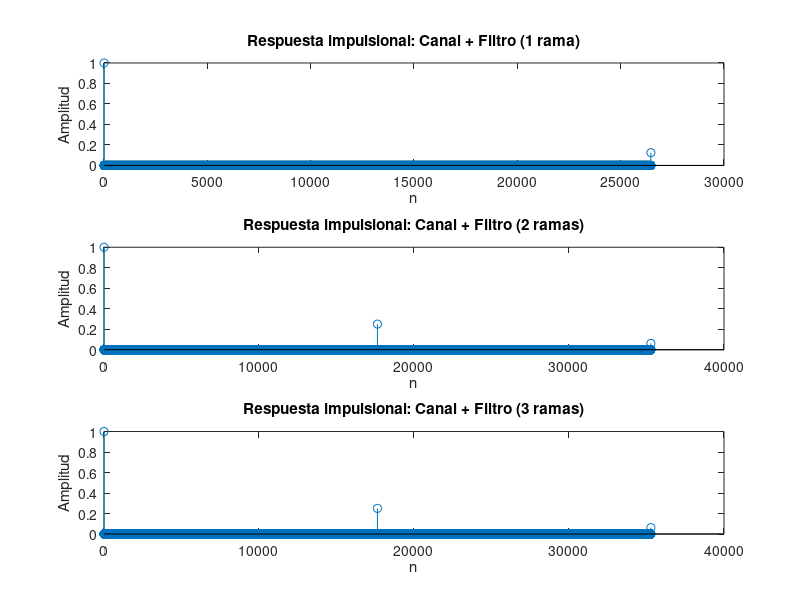

The MATLAB source for this figure:
clear all;
close all;
clc;
addpath('../funciones')

% Definimos la respuesta impulsional del canal
n0 = 0;    % Primer retardo (en n=0)
alpha1 = -0.5;  % Coeficiente en n=8820
n1 = 8820;  % Segundo retardo
alpha2 = 0.25;  % Coeficiente en n=17640
n2 = 17640;  % Tercer retardo

% Canal con los tres impulsos definidos
hc = [1 zeros(1, n1-1) alpha1 zeros(1, n2-n1-1) alpha2];

% Filtro con 1 rama de retardo (para cancelar el retardo en n=0)
hf_1 = [1 zeros(1, n1-1) -alpha1];

% Filtro con 2 ramas de retardo (para cancelar el retardo en n=0 y n=8820)
hf_2 = [1 zeros(1, n1-1) -alpha1 zeros(1, n2-n1-1) alpha2];

% Filtro con 3 ramas de retardo (puede incluir un coeficiente adicional si es necesario)
% Este filtro podria aniadir una nueva correccion si fuera necesario, pero no se hace en este caso
hf_3 = [1 zeros(1, n1-1) -alpha1 zeros(1, n2-n1-1) alpha2];

% Convolucion para obtener la respuesta impulsional de la cascada
h_cascada_1 = conv(hc, hf_1); % Canal + filtro de 1 rama
h_cascada_2 = conv(hc, hf_2); % Canal + filtro de 2 ramas
h_cascada_3 = conv(hc, hf_3); % Canal + filtro de 3 ramas (aunque no cambia en este caso)

% Graficar las respuestas impulsionales
figure;
subplot(3,1,1);
stem(h_cascada_1);
title('Respuesta impulsional: Canal + Filtro (1 rama)');
xlabel('n');
ylabel('Amplitud');

subplot(3,1,2);
stem(h_cascada_2);
title('Respuesta impulsional: Canal + Filtro (2 ramas)');
xlabel('n');
ylabel('Amplitud');

subplot(3,1,3);
stem(h_cascada_3);
title('Respuesta impulsional: Canal + Filtro (3 ramas)');
xlabel('n');
ylabel('Amplitud');

